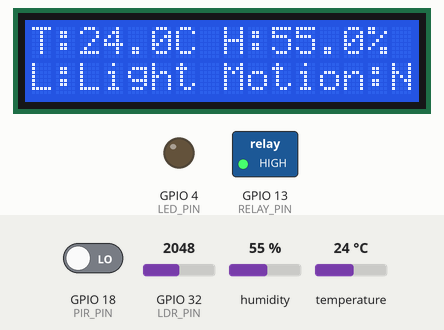
Recording of a sketch running on a simulated ESP32. Parts: 16×2 character LCD, switched loads named in the sketch (green lamp = pin HIGH), output pins drawn as LEDs (lit = HIGH). Inputs (shaded band) come from the test bench; at power-on: GPIO 32 (LDR_PIN) = 2048, GPIO 18 (PIR_PIN) LOW, temperature 24 °C, humidity 55 %. WiFi joins after 1.5 s; servers stay silent unless stated; what the sketch prints to the serial monitor is not drawn.

Above: at 2.7 s.
2.8 s: GPIO 32 (LDR_PIN) set to 104
4.9 s: GPIO 32 (LDR_PIN) set to 89
At 6.6 s:
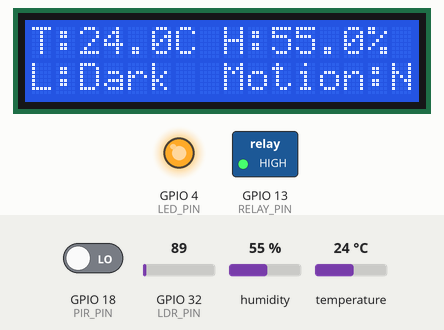
7.2 s: GPIO 18 (PIR_PIN) driven HIGH
At 9.0 s:
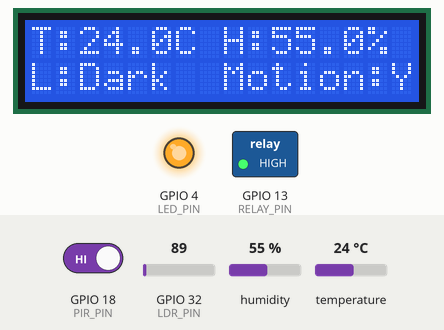
9.3 s: GPIO 32 (LDR_PIN) set to 491
At 10.3 s:
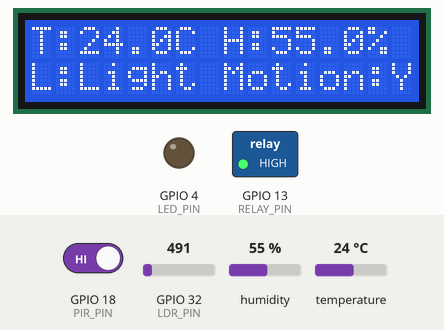
11.3 s: temperature set to 31 °C
At 12.8 s:
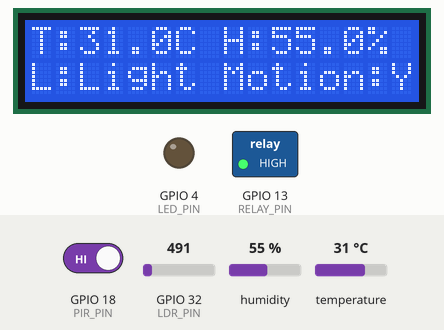
13.4 s: temperature set to 34 °C
At 15.2 s:
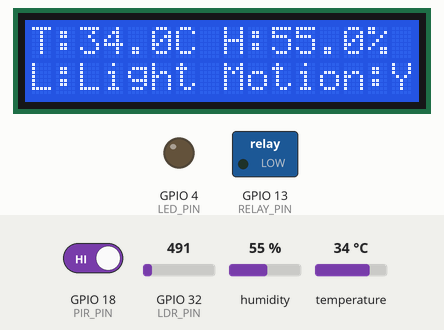
Timing chart, 0 to 16.4 s (numbered marks = the images above; inputs shaded):
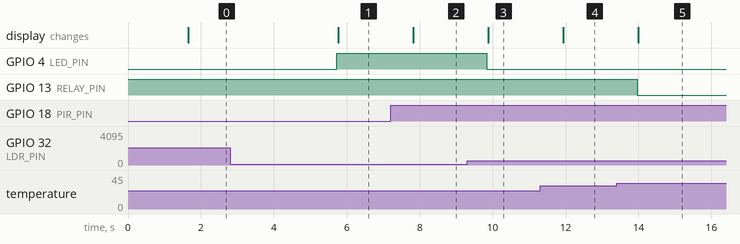

Measured:
- the behaviour switches between 100 and 99 on GPIO 32 (LDR_PIN) (found by bisection; images 0 and 1)
- the behaviour switches between 32 and 33 °C on temperature (found by bisection; images 4 and 5)
- after the input at 2.8 s, every drawn part: stays the same
- after the input at 4.9 s, GPIO 4 (LED_PIN): LOW → HIGH after 0.83 s; the display: changes after 0.86 s (image 1)
- after the input at 7.2 s, the display: changes after 0.62 s (image 2)
- after the input at 9.3 s, GPIO 4 (LED_PIN): HIGH → LOW after 0.54 s; the display: changes after 0.58 s (image 3)
- after the input at 11.3 s, the display: changes after 0.64 s (image 4)
- after the input at 13.4 s, GPIO 13 (RELAY_PIN): HIGH → LOW after 0.56 s; the display: changes after 0.59 s (image 5)

The sketch:

MyFinalSmartClassRoom_jul30c.ino
```cpp
#include <WiFi.h>
#include <ESPAsyncWebServer.h>
#include <Wire.h>
#include <LiquidCrystal_I2C.h>
#include <DHT.h>
#include <esp_now.h>

// WiFi credentials
const char* ssid = "Environment";
const char* password = "cisco1234";

// Pin Definitions
#define DHTPIN 5
#define DHTTYPE DHT11
#define RELAY_PIN 13  // Fan control (active LOW)
#define LDR_PIN 32    // Light sensor
#define LED_PIN 4     // LED control
#define PIR_PIN 18    // Motion sensor

// Thresholds
#define TEMP_THRESHOLD 32
#define LIGHT_THRESHOLD 100

// Manual override flags
bool manualFanOverride = false;
bool manualLedOverride = false;

DHT dht(DHTPIN, DHTTYPE);
LiquidCrystal_I2C lcd(0x27, 16, 2);
AsyncWebServer server(80);

// ESP-NOW setup
const uint8_t NODE_ID = 2;
uint8_t gatewayMAC[] = {0x30, 0xC9, 0x22, 0xF1, 0x2D, 0x7C};

typedef struct {
  uint8_t nodeID;
  float temperature;
  float humidity;
  int lightLevel;
} SmartClassData;

SmartClassData dataToSend = {NODE_ID, 0, 0, 0};


const char index_html[] PROGMEM = R"rawliteral(
<!DOCTYPE html>
<html>
<head>
<title>Classroom monitor</title>
<meta charset='utf-8'>
<meta name='viewport' content='width=device-width, initial-scale=1'>
<style>
body {
  font-family: Arial, sans-serif;
  background: #f0f2f5;
  margin: 0;
  padding: 20px;
}
header {
  background: #2196F3;
  color: white;
  padding: 15px;
  text-align: center;
  border-radius: 8px 8px 0 0;
}
.card {
  background: white;
  border-radius: 8px;
  padding: 20px;
  margin-bottom: 20px;
  box-shadow: 0 2px 4px rgba(0,0,0,0.1);
}
.btn {
  padding: 10px 15px;
  border: none;
  border-radius: 4px;
  cursor: pointer;
  font-weight: bold;
  margin-right: 10px;
}
.btn-on {
  background: #2196F3;
  color: white;
}
.btn-off {
  background: white;
  color: #2196F3;
  border: 1px solid #2196F3;
}
.status {
  font-weight: bold;
}
.status-light {
  display: inline-block;
  width: 15px;
  height: 15px;
  border-radius: 50%;
  margin-left: 5px;
}
.status-on {
  background: #4CAF50;
}
.status-off {
  background: #ffffff;
  border: 1px solid #cccccc;
}
.mode-indicator {
  font-style: italic;
  margin-left: 10px;
}
.manual-mode { color: #2196F3; }
.auto-mode { color: #4CAF50; }
</style>
</head>
<body>
<header><h1>Smart Classroom Monitor</h1></header>
<div class='container'>
  <div class='card'>
    <h2>Current Classroom </h2>
    <p>Temperature: <span id='temperature'>--</span> °C</p>
    <p>Humidity: <span id='humidity'>--</span> %</p>
    <p>Light: <span id='light'>--</span></p>
    <p>Motion: <span id='motion'>--</span></p>
  </div>

  <div class='card'>
    <h2>Device Control</h2>
    <div class='control-group'>
      <button onclick="controlDevice('fan', 'on')" class='btn' id='fan-on'>FAN ON</button>
      <button onclick="controlDevice('fan', 'off')" class='btn' id='fan-off'>FAN OFF</button>
      <span class='status'>Status: <span id='fan-status'>--</span>
        <span class='status-light' id='fan-status-light'></span>
        <span class='mode-indicator' id='fan-mode'></span>
      </span>
    </div>
    <div class='control-group' style='margin-top: 15px;'>
      <button onclick="controlDevice('led', 'on')" class='btn' id='led-on'>LIGHT ON</button>
      <button onclick="controlDevice('led', 'off')" class='btn' id='led-off'>LIGHT OFF</button>
      <span class='status'>Status: <span id='led-status'>--</span>
        <span class='status-light' id='led-status-light'></span>
        <span class='mode-indicator' id='led-mode'></span>
      </span>
    </div>
  </div>
</div>

<script>
function controlDevice(device, action) {
  fetch('/' + device + '/' + action)
    .then(response => response.text())
    .then(text => {
      console.log(text);
      updateStatus();
    });
}

function updateStatus() {
  fetch('/data')
    .then(response => response.json())
    .then(data => {
      // Update sensor readings
      document.getElementById('temperature').textContent = data.temperature || '--';
      document.getElementById('humidity').textContent = data.humidity || '--';
      document.getElementById('light').textContent = data.light || '--';
      document.getElementById('motion').textContent = data.motion ? 'Detected' : 'No Motion';

      // Update fan control
      const fanOn = data.fan === "ON";
      document.getElementById('fan-status').textContent = fanOn ? "ON" : "OFF";
      document.getElementById('fan-status-light').className =
        fanOn ? "status-light status-on" : "status-light status-off";
      document.getElementById('fan-on').className =
        fanOn ? "btn btn-on" : "btn";
      document.getElementById('fan-off').className =
        !fanOn ? "btn btn-off" : "btn";
      document.getElementById('fan-mode').textContent =
        data.fanManualOverride ? "(Manual)" : "(Auto)";
      document.getElementById('fan-mode').className =
        data.fanManualOverride ? "mode-indicator manual-mode" : "mode-indicator auto-mode";

      // Update LED control
      const ledOn = data.led === "ON";
      document.getElementById('led-status').textContent = ledOn ? "ON" : "OFF";
      document.getElementById('led-status-light').className =
        ledOn ? "status-light status-on" : "status-light status-off";
      document.getElementById('led-on').className =
        ledOn ? "btn btn-on" : "btn";
      document.getElementById('led-off').className =
        !ledOn ? "btn btn-off" : "btn";
      document.getElementById('led-mode').textContent =
        data.ledManualOverride ? "(Manual)" : "(Auto)";
      document.getElementById('led-mode').className =
        data.ledManualOverride ? "mode-indicator manual-mode" : "mode-indicator auto-mode";
    });
}

// Update every 2 seconds
setInterval(updateStatus, 2000);
updateStatus(); // Initial update
</script>
</body>
</html>
)rawliteral";
String readDHTTemperature() {
  float t = dht.readTemperature();
  return isnan(t) ? "--" : String(t, 1);
}

String readDHTHumidity() {
  float h = dht.readHumidity();
  return isnan(h) ? "--" : String(h, 1);
}

String readLDR() {
  return String(analogRead(LDR_PIN));
}

String readPIR() {
  return digitalRead(PIR_PIN) ? "Detected" : "No Motion";
}

String readFanStatus() {
  return digitalRead(RELAY_PIN) == LOW ? "ON" : "OFF";
}

String readLEDStatus() {
  return digitalRead(LED_PIN) == HIGH ? "ON" : "OFF";
}

void OnDataSent(const uint8_t *mac_addr, esp_now_send_status_t status) {
  Serial.print("Send Status: ");
  Serial.println(status == ESP_NOW_SEND_SUCCESS ? "Success" : "Fail");
}

void setup() {
  Serial.begin(115200);

  // Initialize hardware
  pinMode(RELAY_PIN, OUTPUT);
  pinMode(LED_PIN, OUTPUT);
  pinMode(PIR_PIN, INPUT);
  digitalWrite(RELAY_PIN, HIGH); // Start with fan OFF
  digitalWrite(LED_PIN, LOW);    // Start with LED OFF

  dht.begin();
  lcd.init();
  lcd.backlight();

  // Connect to WiFi
  WiFi.begin(ssid, password);
  Serial.println("Connecting to WiFi...");

  int attempts = 0;
  while (WiFi.status() != WL_CONNECTED && attempts < 20) {
    delay(500);
    Serial.print(".");
    attempts++;
  }

  if (WiFi.status() == WL_CONNECTED) {
    Serial.println("\nConnected! IP: " + WiFi.localIP().toString());
    lcd.print("Connected:");
    lcd.setCursor(0, 1);
    lcd.print(WiFi.localIP());

    // Initialize ESP-NOW
    if (esp_now_init() != ESP_OK) {
      Serial.println("ESP-NOW init failed");
      ESP.restart();
    }
    esp_now_register_send_cb(OnDataSent);
    esp_now_peer_info_t peerInfo = {};
    memcpy(peerInfo.peer_addr, gatewayMAC, 6);
    peerInfo.encrypt = false;
    if (esp_now_add_peer(&peerInfo) != ESP_OK) {
      Serial.println("Failed to add peer");
      ESP.restart();
    }
  } else {
    Serial.println("\nWiFi Failed!");
    while(1) delay(1000);
  }

  // Set up server routes
  server.on("/", HTTP_GET, [](AsyncWebServerRequest *request){
    request->send_P(200, "text/html", index_html);
  });

  server.on("/data", HTTP_GET, [](AsyncWebServerRequest *request){
    String json = "{";
    json += "\"temperature\":" + readDHTTemperature() + ",";
    json += "\"humidity\":" + readDHTHumidity() + ",";
    json += "\"light\":" + readLDR() + ",";
    json += "\"motion\":" + String(digitalRead(PIR_PIN)) + ",";
    json += "\"fan\":\"" + readFanStatus() + "\",";
    json += "\"led\":\"" + readLEDStatus() + "\",";
    json += "\"fanManualOverride\":" + String(manualFanOverride ? "true" : "false") + ",";
    json += "\"ledManualOverride\":" + String(manualLedOverride ? "true" : "false");
    json += "}";
    request->send(200, "application/json", json);
  });

  // Control endpoints
  server.on("/fan/on", HTTP_GET, [](AsyncWebServerRequest *request){
    manualFanOverride = true;
    digitalWrite(RELAY_PIN, LOW);
    request->send(200, "text/plain", "Fan manually turned ON (override active)");
  });

  server.on("/fan/off", HTTP_GET, [](AsyncWebServerRequest *request){
    manualFanOverride = false;
    digitalWrite(RELAY_PIN, HIGH);
    request->send(200, "text/plain", "Fan turned OFF (override cleared)");
  });

  server.on("/led/on", HTTP_GET, [](AsyncWebServerRequest *request){
    manualLedOverride = true;
    digitalWrite(LED_PIN, HIGH);
    request->send(200, "text/plain", "LED manually turned ON (override active)");
  });

  server.on("/led/off", HTTP_GET, [](AsyncWebServerRequest *request){
    manualLedOverride = false;
    digitalWrite(LED_PIN, LOW);
    request->send(200, "text/plain", "LED turned OFF (override cleared)");
  });

  server.begin();
}

void loop() {
  // Read sensors
  float temp = dht.readTemperature();
  float hum = dht.readHumidity();
  int ldrValue = analogRead(LDR_PIN);
  bool motion = digitalRead(PIR_PIN);

  // Automatic control (only when not in manual override)
  if (!manualFanOverride && !isnan(temp)) {
    digitalWrite(RELAY_PIN, temp > TEMP_THRESHOLD ? LOW : HIGH);
  }
  if (!manualLedOverride) {
    digitalWrite(LED_PIN, (ldrValue < LIGHT_THRESHOLD) ? HIGH : LOW);
  }

  // Update LCD
  lcd.clear();
  lcd.setCursor(0, 0);
  lcd.print("T:");
  lcd.print(isnan(temp) ? "--" : String(temp, 1));
  lcd.print("C H:");
  lcd.print(isnan(hum) ? "--" : String(hum, 1));
  lcd.print("%");

  lcd.setCursor(0, 1);
  lcd.print("L:");
  lcd.print(ldrValue < LIGHT_THRESHOLD ? "Dark " : "Light");
  lcd.print(" Motion:");
  lcd.print(motion ? "YES" : "NO ");

  // Send ESP-NOW data
  dataToSend.temperature = isnan(temp) ? 0 : temp;
  dataToSend.humidity = isnan(hum) ? 0 : hum;
  dataToSend.lightLevel = ldrValue;
  esp_now_send(gatewayMAC, (uint8_t *)&dataToSend, sizeof(dataToSend));

  delay(2000);
}
```
